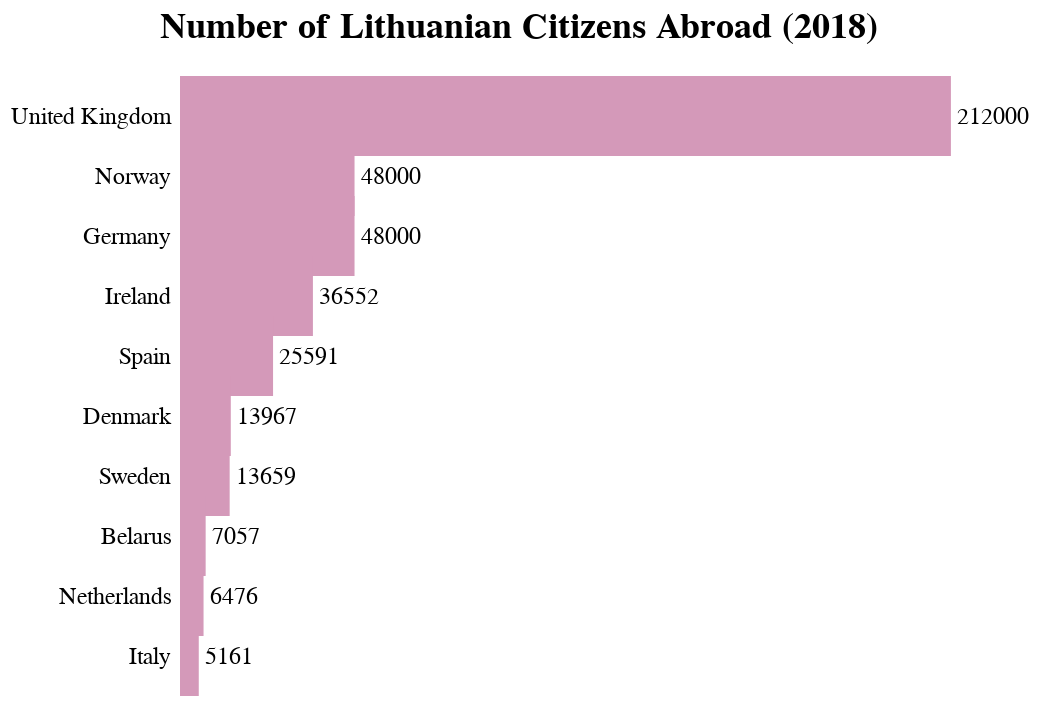

Notebook code for this chart:
### Code cell
bars = alt.Chart(countries[:10]).mark_bar(color='#D499B9').encode(
    x = alt.X('Number of Lithuanian Citizens (2018)', axis=alt.Axis(ticks=False, domain=False, labels=False), 
              title=''),
    y = alt.Y('Country', sort=alt.EncodingSortField(field='Number of Lithuanian Citizens (2018)', 
                                                    op='count', order='ascending'), title='')
)

text = bars.mark_text(
    align='left',
    baseline='middle',
    dx=3,  # Nudges text to right so it doesn't appear on top of the bar
    fontSize=12
).encode(
    text='Number of Lithuanian Citizens (2018)'
)

(bars + text).properties(title='Number of Lithuanian Citizens Abroad (2018)')

### Figure 1 — Vega-Lite specification as saved in the notebook (floating-point values rounded to 4 significant figures)
{"$schema": "https://vega.github.io/schema/vega-lite/v2.6.0.json", "config": {"axisX": {"domain": true, "domainColor": "black", "domainWidth": 1, "grid": false, "labelAngle": 0, "labelColor": "black", "labelFont": "Poppins", "labelFontSize": 12, "tickColor": "black", "tickSize": 5, "titleColor": "black", "titleFont": "Poppins", "titleFontSize": 14, "titlePadding": 5}, "axisY": {"domain": false, "grid": false, "gridColor": "white", "gridWidth": 1, "labelAngle": 0, "labelColor": "black", "labelFont": "Poppins", "labelFontSize": 12, "labelPadding": 5, "ticks": false, "titleColor": "black", "titleFont": "Poppins", "titleFontSize": 14, "titlePadding": 5}, "bar": {"binSpacing": 1, "continuousBandSize": 30, "discreteBandSize": 30, "size": 40, "stroke": false}, "circle": {"size": 50, "stroke": "white", "strokeWidth": 0.5}, "legend": {"labelFont": "Poppins", "labelFontSize": 12, "offset": 0, "orient": "top-right", "symbolSize": 100, "symbolType": "circle", "title": "", "titleFont": "Poppins", "titleFontSize": 14}, "line": {"strokeWidth": 3}, "path": {"strokeWidth": 0.5}, "point": {"size": 50}, "range": {"category": ["#47b8e0", "#ffc952", "#a5d296", "#ff7473", "#7f9eb2", "#f1bbba", "#D1B6E1", "#D9D4CF"], "diverging": ["#eff3ff", "#c6dbef", "#9ecae1", "#6baed6", "#3182bd", "#08519c"]}, "text": {"align": "right", "font": "Poppins", "fontSize": 11, "fontWeight": 400, "size": 11}, "title": {"anchor": "center", "font": "Poppins", "fontSize": 18, "offset": 15}, "trail": {"size": 1, "strokeWidth": 0}, "view": {"stroke": "transparent"}}, "datasets": {"data-275ffd8f2b90c62eacdc5ca203277544": [{"Country": "United Kingdom", "Number of Lithuanian Citizens (2018)": 212000}, {"Country": "Norway", "Number of Lithuanian Citizens (2018)": 48000}, {"Country": "Germany", "Number of Lithuanian Citizens (2018)": 48000}, {"Country": "Ireland", "Number of Lithuanian Citizens (2018)": 36552}, {"Country": "Spain", "Number of Lithuanian Citizens (2018)": 25591}, {"Country": "Denmark", "Number of Lithuanian Citizens (2018)": 13967}, {"Country": "Sweden", "Number of Lithuanian Citizens (2018)": 13659}, {"Country": "Belarus", "Number of Lithuanian Citizens (2018)": 7057}, {"Country": "Netherlands", "Number of Lithuanian Citizens (2018)": 6476}, {"Country": "Italy", "Number of Lithuanian Citizens (2018)": 5161}]}, "height": 300, "layer": [{"data": {"name": "data-275ffd8f2b90c62eacdc5ca203277544"}, "encoding": {"x": {"axis": {"domain": false, "labels": false, "ticks": false}, "field": "Number of Lithuanian Citizens (2018)", "title": "", "type": "quantitative"}, "y": {"field": "Country", "sort": {"field": "Number of Lithuanian Citizens (2018)", "op": "count", "order": "ascending"}, "title": "", "type": "nominal"}}, "mark": {"color": "#D499B9", "type": "bar"}}, {"data": {"name": "data-275ffd8f2b90c62eacdc5ca203277544"}, "encoding": {"text": {"field": "Number of Lithuanian Citizens (2018)", "type": "quantitative"}, "x": {"axis": {"domain": false, "labels": false, "ticks": false}, "field": "Number of Lithuanian Citizens (2018)", "title": "", "type": "quantitative"}, "y": {"field": "Country", "sort": {"field": "Number of Lithuanian Citizens (2018)", "op": "count", "order": "ascending"}, "title": "", "type": "nominal"}}, "mark": {"align": "left", "baseline": "middle", "dx": 3, "fontSize": 12, "type": "text"}}], "title": "Number of Lithuanian Citizens Abroad (2018)", "width": 400}
